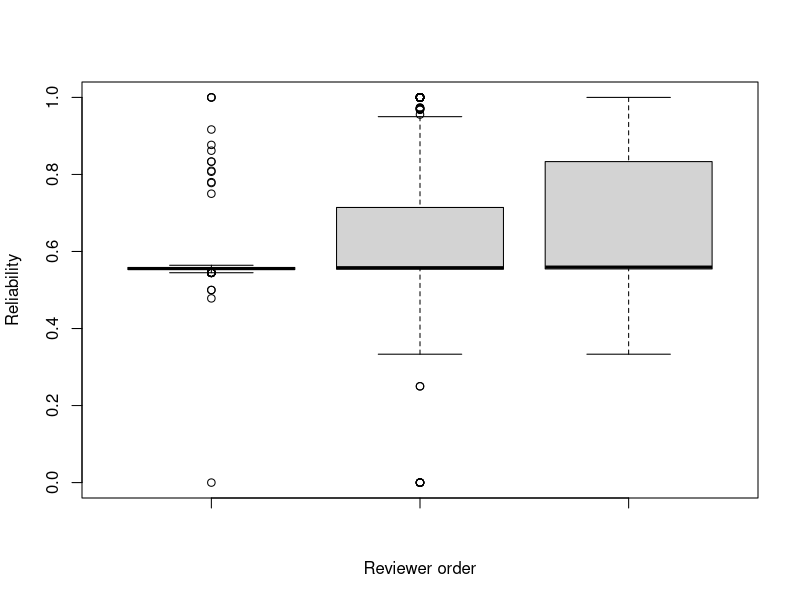
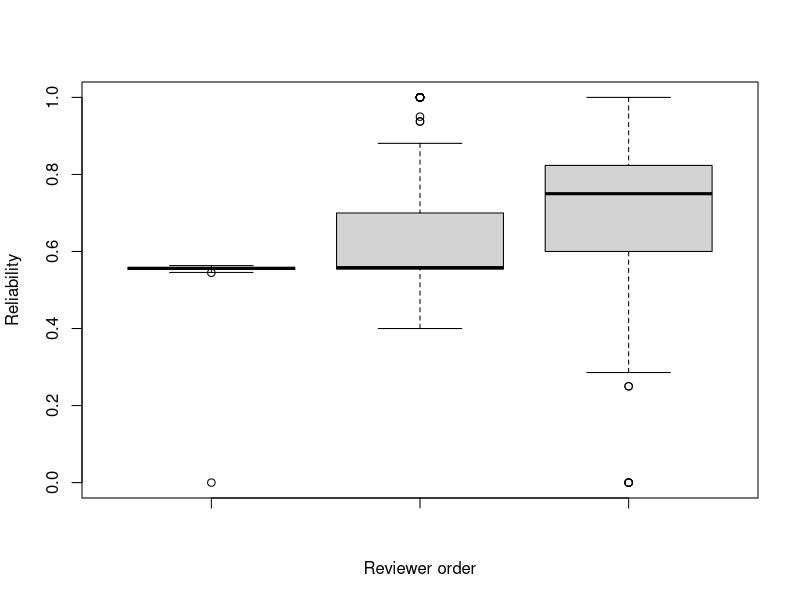
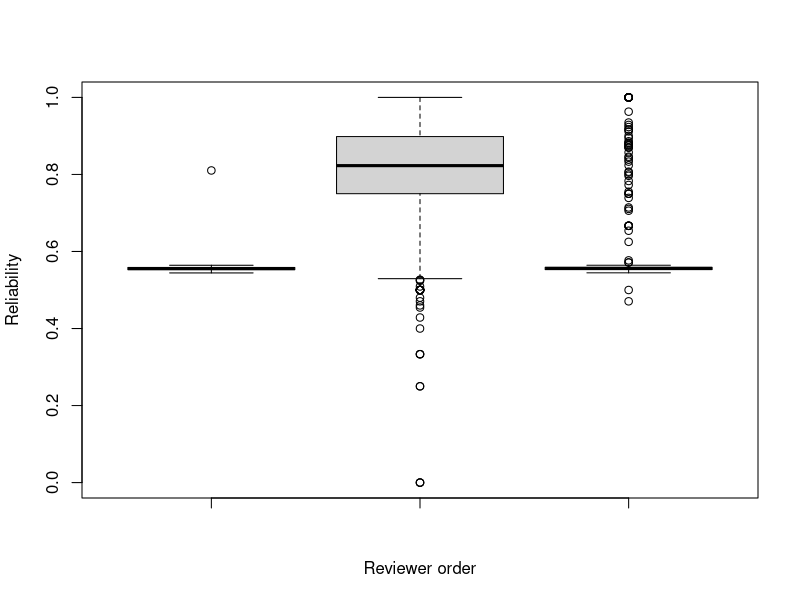
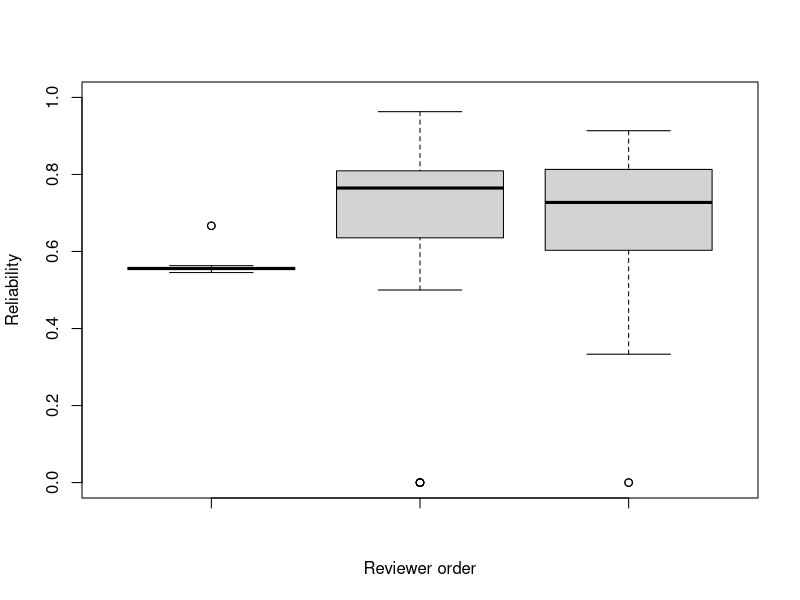
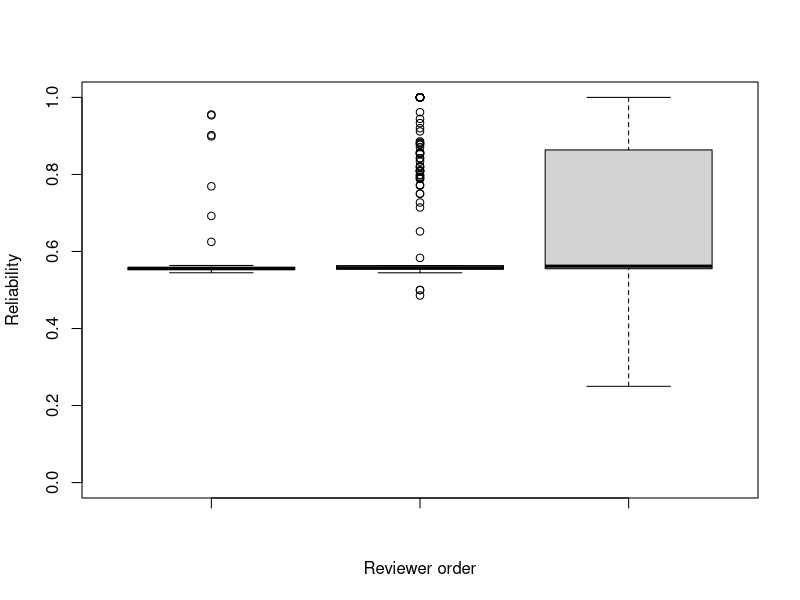
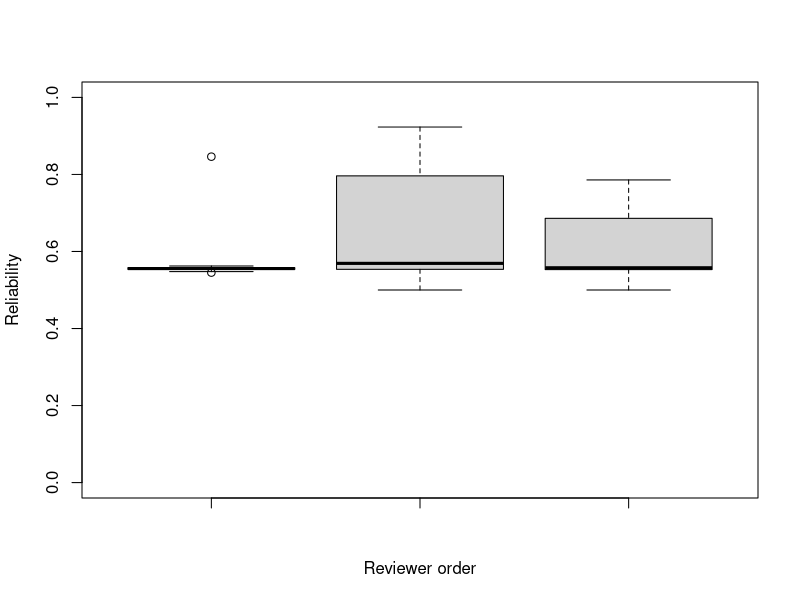
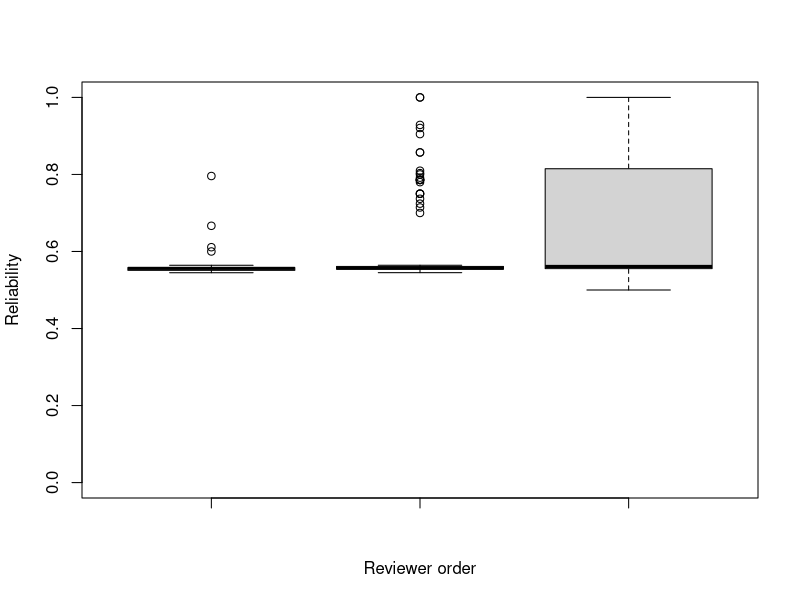
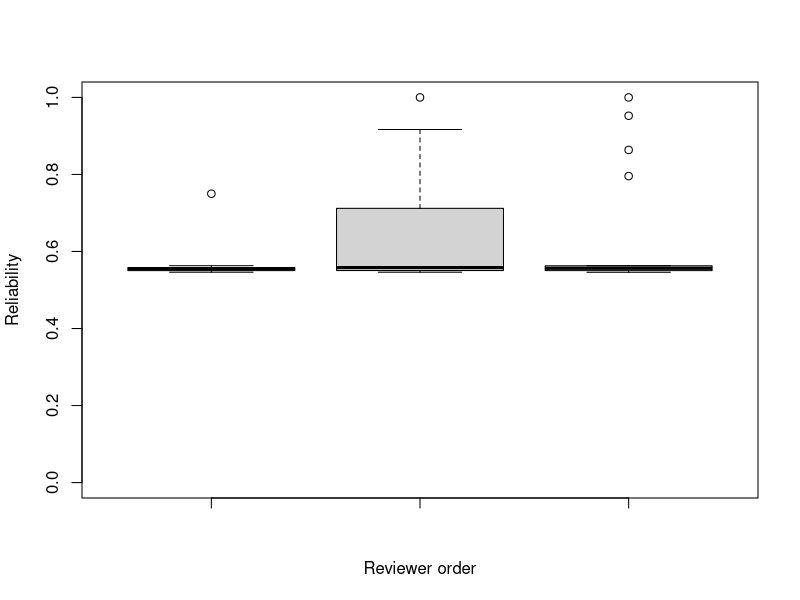

These figures' R source, in order:
########################
## SANER2015 RQ2
## @author:Yuki Ueda
## @createdOn:2015/10/20
########################
#pdf("RQ2_2.pdf")


### Set data
num <- data.frame() # Init

# Input csv
num <- read.csv("CSVdata_q/numOfPatchsets_3.csv"
                 ,sep=",", header=TRUE)

### number of patchset's voting(+1, -1) is 1
index_1 <- list(data.frame(), data.frame(), data.frame()) # first vote is like or dislike
index_2 <- list(index_1, index_1) # second vote is like or dislike
index_3 <- list(index_2, index_2)
index_m <- list(index_3, index_3) # merge or abandoned
index <- list(index_m,index_m)

for(i in 1:nrow(num)){
  Id = num$ReviewId[i]
  CIndex = num$CommentIndex[i]      # CommentIndex
  if(CIndex==1){
    if(num$VotingScore[i] == 1){
      vote1 = 1
    }else{
      vote1 = 2
    }
    next
  }else if(CIndex==2){
    if(num$VotingScore[i] == 1){
      vote2 = 1
    }else{
      vote2 = 2
    }
    next
  }

  if(num$Status[i] == "merged"){
    merge_or_abandone = 1
  }else{
    merge_or_abandone = 2
  }

  if(num$VotingScore[i] == 1){
    vote3 = 1
  }else{
    vote3 = 2
  }

  index[[merge_or_abandone]][[vote1]][[vote2]][[vote3]][[1]] <- rbind(index[[merge_or_abandone]][[vote1]][[vote2]][[vote3]][[1]], num[i-2,])
  index[[merge_or_abandone]][[vote1]][[vote2]][[vote3]][[2]] <- rbind(index[[merge_or_abandone]][[vote1]][[vote2]][[vote3]][[2]], num[i-1,])
  index[[merge_or_abandone]][[vote1]][[vote2]][[vote3]][[3]] <- rbind(index[[merge_or_abandone]][[vote1]][[vote2]][[vote3]][[3]], num[i,])
}

# Output to PDF file
for(i in index){
  for(j in i){ # first Comment
    for(k in j){ # second Comment
      for(l in k){
        value1 = l[[1]]$CurrentPar
        value2 = l[[2]]$CurrentPar
        value3 = l[[3]]$CurrentPar
        name = paste("Vote:", l[[1]]$VotingScore[1], ",", l[[2]]$VotingScore[1], ",", l[[3]]$VotingScore[1], "Status:", l[[1]]$Status[1],"Num:",length(value1),sep = "")
        jpeg(paste("picture_q/RQ2_3",name,".jpg",sep=""))
        boxplot(value1, value2,  value3, xlab="Reviewer order", ylab="Reliability", ylim=c(0,1))
        print(name)
      }
    }
  }
}
